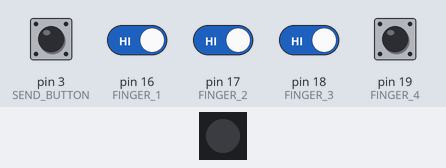
Bench run of a sketch on a simulated Arduino Uno, built with avr-gcc and run on an emulated ATmega328P. Shown: 1 RGB LEDs in strip order, left to right. Inputs (shaded band) come from the test bench; at power-on: pin 3 (SEND_BUTTON), pin 16 (FINGER_1), pin 17 (FINGER_2), pin 18 (FINGER_3), pin 19 (FINGER_4) HIGH. Dim RGB values are drawn brighter than linear.

Above: at 1.2 s.
1.3 s: pin 16 (FINGER_1) driven LOW
At 2.5 s:
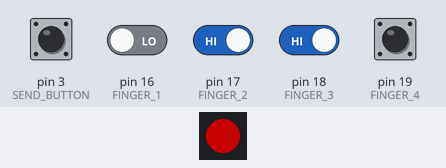
2.8 s: pin 17 (FINGER_2) driven LOW
At 3.9 s:
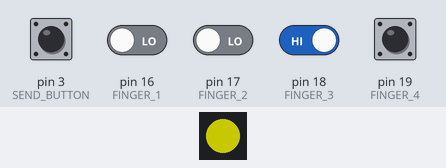
4.3 s: pin 18 (FINGER_3) driven LOW
At 5.2 s:
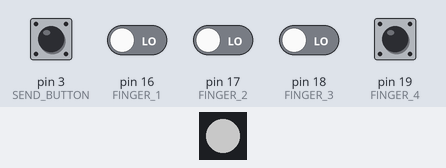
5.8 s: pin 16 (FINGER_1) driven HIGH
At 6.5 s:
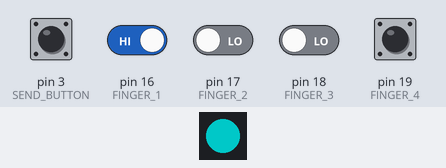
7.3 s: pin 17 (FINGER_2) driven HIGH
At 7.7 s:
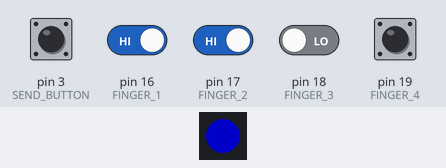
8.8 s: pin 16 (FINGER_1) driven LOW
At 10.2 s:
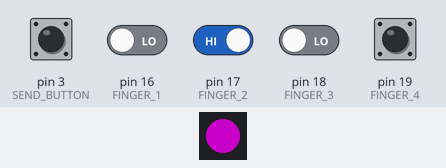
Timing chart, 0 to 11.3 s (numbered marks = the images above; inputs shaded):
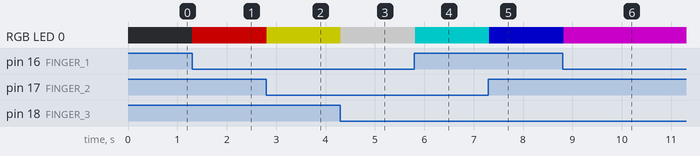

Measured:
- after the input at 1.3 s, RGB LED 0: off → RGB(100, 0, 0) at once
- after the input at 2.8 s, RGB LED 0: RGB(100, 0, 0) → RGB(100, 100, 0) at once
- after the input at 4.3 s, RGB LED 0: RGB(100, 100, 0) → RGB(100, 100, 100) at once
- after the input at 5.8 s, RGB LED 0: RGB(100, 100, 100) → RGB(0, 100, 100) at once
- after the input at 7.3 s, RGB LED 0: RGB(0, 100, 100) → RGB(0, 0, 100) at once
- after the input at 8.8 s, RGB LED 0: RGB(0, 0, 100) → RGB(100, 0, 100) at once

The sketch:

glove-firmware.ino
```cpp
#include <Adafruit_NeoPixel.h>
#ifdef __AVR__
#include <avr/power.h> // Required for 16 MHz Adafruit Trinket
#endif

int PIN = 14; // NeoPixel

// Finger Sensors
int FINGER_1 = 16;
int FINGER_2 = 17;
int FINGER_3 = 18;
int FINGER_4 = 19;

int SEND_BUTTON = 3; // Button to send signal to host

// How many NeoPixels are attached to the Arduino?
#define NUMPIXELS 1

Adafruit_NeoPixel pixels(NUMPIXELS, PIN, NEO_GRB + NEO_KHZ800);

#define DELAYVAL 500 // Time (in milliseconds) to pause between pixels

byte x = 0b00000000;  // the 0b prefix indicates a binary constant
String data = "";

void setup() {

  pixels.begin();

  pinMode(FINGER_1, INPUT);
  pinMode(FINGER_2, INPUT);
  pinMode(FINGER_3, INPUT);
  pinMode(FINGER_4, INPUT);
  pinMode(SEND_BUTTON, INPUT_PULLUP);

  Serial.begin(57600);
}

void loop() {

  // Reset byte to 0 each loop to reflect only held buttons
  x = 0b00000000;

  // read all the fingers
  int f1State = !digitalRead(FINGER_1);
  int f2State = !digitalRead(FINGER_2);
  int f3State = !digitalRead(FINGER_3);
  int f4State = !digitalRead(FINGER_4);

  // Read the send button
  int sendState = !digitalRead(SEND_BUTTON);

  // todo: remove this maybe
  int intensity = 100;
  if (f4State) {
    intensity = 250;
  }

  // Set pixel on
  pixels.clear(); // Set all pixel colors to 'off'
  pixels.setPixelColor(0, pixels.Color(f1State * intensity, f2State * intensity, f3State * intensity));
  pixels.show();   // Send the updated pixel colors to the hardware.

  // Write data back to serial
  if (sendState == 1) {
    bitWrite(x, 0, f1State);
    bitWrite(x, 1, f2State);
    bitWrite(x, 2, f3State);
    bitWrite(x, 3, f4State);
    data = "ch:" + String(x) + ",event:press";
  } else if (data != "") {
    Serial.println(data);
    data = "";
  }

  // Avoid spamming
  delay(100);

}
```
